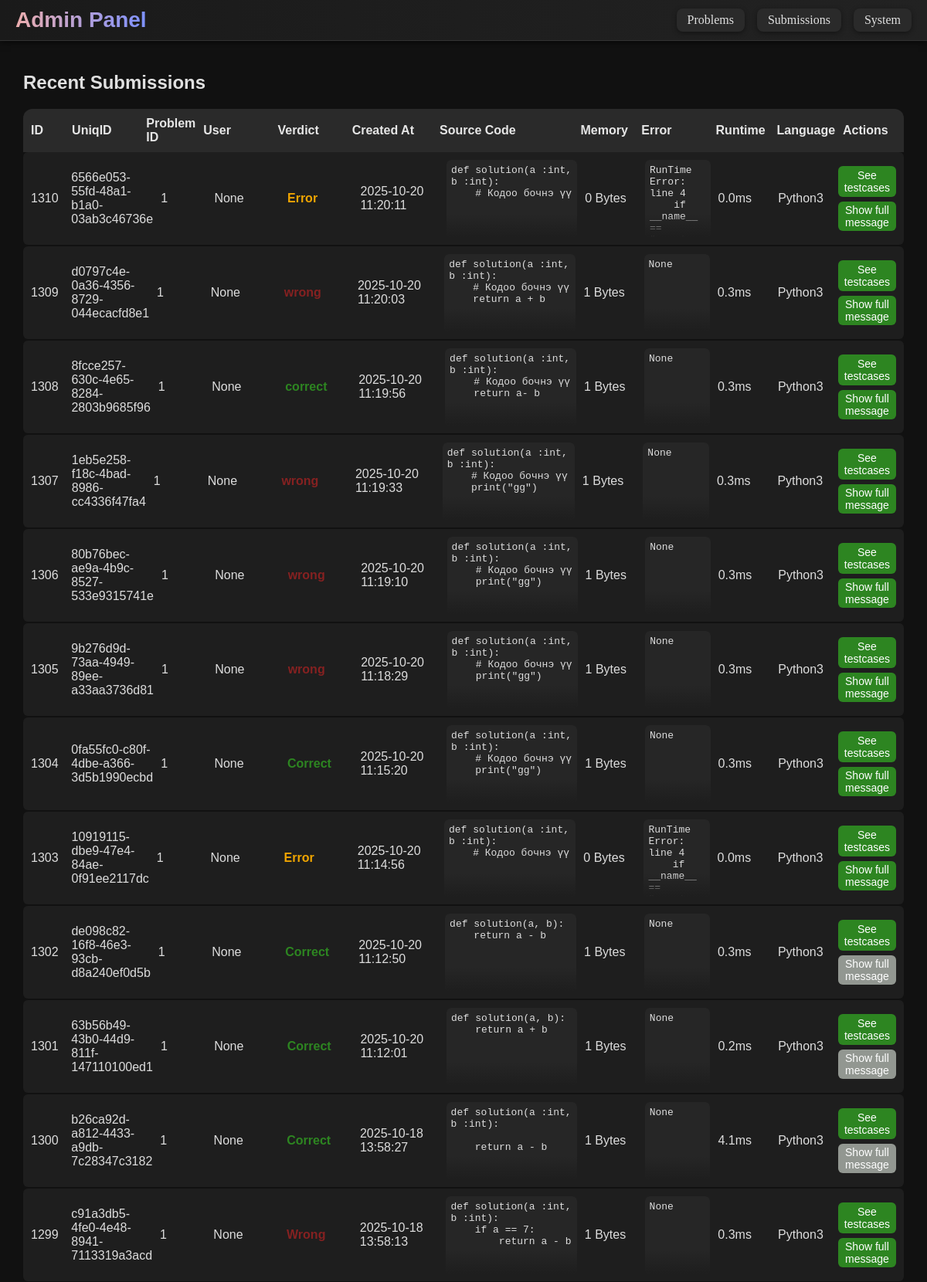
Screenshot of /admin/submissions (upper part) with the database file from the repository.
### tables this page shows
CREATE TABLE submissions (subID INTEGER PRIMARY KEY AUTOINCREMENT, code TEXT NOT NULL, runtime FLOAT, memory INT, subTime TIMESTAMP DEFAULT CURRENT_TIMESTAMP, status VARCHAR(50) DEFAULT "Pending", problem_id INT NOT NULL REFERENCES problems(problem_id) ON DELETE CASCADE, language VARCHAR(50) DEFAULT "Python3", userID DEFAULT NULL, UniqID varchar(45), error TEXT default None);

### run.py (the view)
@app.route('/admin/submissions')
def adminSubmissions():
    conn = get_db_connection()
    submissions = conn.execute('SELECT * FROM submissions ORDER BY subTime DESC').fetchall()
    conn.close()
    submissions = [dict(row) for row in submissions]
    return render_template('admin/adminSub.html', submissions=submissions)

### run.py (called while the page is built)
def get_db_connection():
    conn = sqlite3.connect(DB_PATH)
    conn.row_factory = sqlite3.Row
    return conn

### templates/admin/adminSub.html (shortened to what this page needs)
{% extends "admin/admin.html" %}
{% block content %}
<div id="submission-container">
    <h2>Recent Submissions</h2>
    <div id="submission-header">
        <div class="sub-ID">ID</div>
        <div class="sub-uniq">UniqID</div>
        <div class="sub-prob">Problem ID</div>
        <div class="sub-user">User</div>
        <div class="sub-verdict">Verdict</div>
        <div class="sub-time">Created At</div>
        <div class="sub-code">Source Code</div>
        <div class="sub-memory">Memory</div>
        <div class="sub-error">Error</div>
        <div class="sub-runtime">Runtime</div>
        <div class="sub-lang">Language</div>
        <div class="sub-tc">Actions</div>
    </div>
    {% for s in submissions %}
    <div class="submission-row" id="row-{{ s.subID }}">
        <div class="sub-ID">{{ s.subID }}</div>
        <div class="sub-uniq">{{ s.UniqID }}</div>
        <div class="sub-prob">{{ s.problem_id }}</div>
        <div class="sub-user">{{ s.userID }}</div>
        <div class="sub-verdict verdict-{{ s.status|lower|replace(' ', '-') }}">{{ s.status }}</div>
        <div class="sub-time">{{ s.subTime }}</div>
        <div class="sub-code">
            <pre>{{ s.code }}</pre>
        </div>
        <div class="sub-memory">{{ s.memory }} Bytes</div>
        <div class="sub-error">
            <pre>{{ s.error }}</pre>
        </div>
        <div class="sub-runtime">{{ s.runtime }}ms</div>
        <div class="sub-lang">{{ s.language }}</div>
        <div>
            <div class="sub-tc"><a href="{{ url_for('admin_SubTC', subId=s.UniqID) }}">See testcases</a></div>
            {% if s.error|length > 10 or s.code|length > 50 %}
            <button class="expand-btn" onclick="toggleDropdown('{{ s.subID }}', this)">Show full message</button>
            {% else %}
            <button class="dis-expand-btn">Show full message</button>
            {% endif %}
        </div>
    </div>
    {% endfor %}
</div>
{% endblock %}

### templates/admin/adminSub.html (style rules this page uses)
#submission-container { max-width: 95%; margin: 20px auto; font-family: 'Lucida Sans', sans-serif; overflow-x: auto; }
#submission-header { display: grid; grid-template-columns: 0.5fr 1fr 0.7fr 1fr 1fr 1.2fr 2fr 0.8fr 1fr 0.8fr 0.8fr 0.8fr; align-items: center; padding: 10px; gap: 10px; background-color: #2a2a2a; color: #e6e6e6; font-weight: bold; border-radius: 12px 12px 0 0; }
.submission-row { display: grid; grid-template-columns: 0.5fr 1fr 0.7fr 1fr 1fr 1.2fr 2fr 0.8fr 1fr 0.8fr 0.8fr 0.8fr; gap: 10px; background-color: #1e1e1e; color: #ddd; margin-bottom: 2px; border-radius: 6px; padding: 10px; transition: all 0.3s ease; align-items: center; }
.submission-row .sub-code, .submission-row .sub-error { position: relative; max-height: 100px; overflow: hidden; border-radius: 6px; }
.submission-row .sub-code pre, .submission-row .sub-error pre { margin: 0; font-size: 13px; background-color: #262626; padding: 6px; border-radius: 6px; overflow-x: auto; white-space: pre-wrap; word-break: break-word; height: 99999px; }
.submission-row .sub-code::after, .submission-row .sub-error::after { content: ''; position: absolute; bottom: 0; left: 0; width: 100%; height: 30px; background: linear-gradient(to bottom, rgba(30, 30, 30, 0) 0%, rgba(30, 30, 30, 1) 100%); pointer-events: none; }
.verdict-correct { color: #2d8521; font-weight: bold; }
.verdict-wrong { color: #852121; font-weight: bold; }
.verdict-error { color: #f0a500; font-weight: bold; }
.sub-tc a { background-color: #2d8521; color: #fff; padding: 4px 8px; border-radius: 6px; text-decoration: none; font-size: 14px; display: inline-block; text-align: center; }
.expand-btn { background-color: #2d8521; color: #fff; border: none; border-radius: 6px; padding: 3px 8px; font-size: 14px; cursor: pointer; grid-column: 1 / -1; margin-top: 6px; }
.dis-expand-btn { background-color: #929791; color: #fff; border: none; border-radius: 6px; padding: 3px 8px; font-size: 14px; cursor: pointer; grid-column: 1 / -1; margin-top: 6px; }

### templates/admin/admin.html (style rules this page uses)
body { background-color: #111111; color: #e0e0e0; margin: 0; }
a { text-decoration: none !important; }

### rows the page displays
submissions: subID "1310", UniqID "6566e053-55fd-48a1-b1a0-03ab3c46736e", problem_id "1", userID "None", status "Error", subTime "2025-10-20 11:20:11", code "def solution(a :int, b :int): # Кодоо бочнэ үү", memory "0", error "RunTime Error: line 4 if __name__ ==…", runtime "0.0", language "Python3"
submissions: subID "1309", UniqID "d0797c4e-0a36-4356-8729-044ecacfd8e1", problem_id "1", userID "None", status "wrong", subTime "2025-10-20 11:20:03", code "def solution(a :int, b :int): # Кодоо бочнэ үү return a + b", memory "1", error "None", runtime "0.3", language "Python3"
submissions: subID "1308", UniqID "8fcce257-630c-4e65-8284-2803b9685f96", problem_id "1", userID "None", status "correct", subTime "2025-10-20 11:19:56", code "def solution(a :int, b :int): # Кодоо бочнэ үү return a- b", memory "1", error "None", runtime "0.3", language "Python3"
submissions: subID "1307", UniqID "1eb5e258-f18c-4bad-8986-cc4336f47fa4", problem_id "1", userID "None", status "wrong", subTime "2025-10-20 11:19:33", code "def solution(a :int, b :int): # Кодоо бочнэ үү print(\"gg\")", memory "1", error "None", runtime "0.3", language "Python3"
submissions: subID "1306", UniqID "80b76bec-ae9a-4b9c-8527-533e9315741e", problem_id "1", userID "None", status "wrong", subTime "2025-10-20 11:19:10", code "def solution(a :int, b :int): # Кодоо бочнэ үү print(\"gg\")", memory "1", error "None", runtime "0.3", language "Python3"
submissions: subID "1305", UniqID "9b276d9d-73aa-4949-89ee-a33aa3736d81", problem_id "1", userID "None", status "wrong", subTime "2025-10-20 11:18:29", code "def solution(a :int, b :int): # Кодоо бочнэ үү print(\"gg\")", memory "1", error "None", runtime "0.3", language "Python3"
submissions: subID "1304", UniqID "0fa55fc0-c80f-4dbe-a366-3d5b1990ecbd", problem_id "1", userID "None", status "Correct", subTime "2025-10-20 11:15:20", code "def solution(a :int, b :int): # Кодоо бочнэ үү print(\"gg\")", memory "1", error "None", runtime "0.3", language "Python3"
submissions: subID "1303", UniqID "10919115-dbe9-47e4-84ae-0f91ee2117dc", problem_id "1", userID "None", status "Error", subTime "2025-10-20 11:14:56", code "def solution(a :int, b :int): # Кодоо бочнэ үү", memory "0", error "RunTime Error: line 4 if __name__ ==…", runtime "0.0", language "Python3"
submissions: subID "1302", UniqID "de098c82-16f8-46e3-93cb-d8a240ef0d5b", problem_id "1", userID "None", status "Correct", subTime "2025-10-20 11:12:50", code "def solution(a, b): return a - b", memory "1", error "None", runtime "0.3", language "Python3", shows "Show full message"
submissions: subID "1301", UniqID "63b56b49-43b0-44d9-811f-147110100ed1", problem_id "1", userID "None", status "Correct", subTime "2025-10-20 11:12:01", code "def solution(a, b): return a + b", memory "1", error "None", runtime "0.2", language "Python3", shows "Show full message"
submissions: subID "1300", UniqID "b26ca92d-a812-4433-a9db-7c28347c3182", problem_id "1", userID "None", status "Correct", subTime "2025-10-18 13:58:27", code "def solution(a :int, b :int): return a - b", memory "1", error "None", runtime "4.1", language "Python3", shows "Show full message"
submissions: subID "1299", UniqID "c91a3db5-4fe0-4e48-8941-7113319a3acd", problem_id "1", userID "None", status "Wrong", subTime "2025-10-18 13:58:13", code "def solution(a :int, b :int): if a == 7: return a - b", memory "1", error "None", runtime "0.3", language "Python3"
